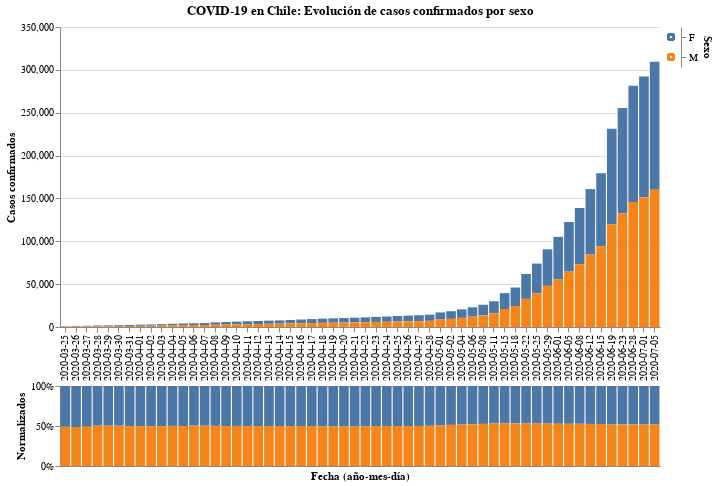

The code cell stored with this chart in its notebook:
### Code cell
#hide_input
input_dropdown = alt.binding_select(options=cases_sex['Sexo'].unique())
selection1 = alt.selection_single(fields=['Sexo'], bind=input_dropdown, name=' ')
selection2 = alt.selection_multi(fields=['Sexo'], on='mouseover')

color = alt.condition(selection1 | selection2,
                    alt.Color('Sexo:N', scale=alt.Scale(scheme='tableau10'), legend=None),
                    alt.value('lightgray'))

bars1 = alt.Chart(cases_sex).mark_bar().encode(
    x=alt.X("Fecha (año-mes-día)", axis=alt.Axis(title="")),
    y=alt.Y("Casos confirmados"),
    tooltip = ["Fecha (año-mes-día)", "Casos confirmados", "Porcentaje"],
    color=color
).add_selection(
    selection1, selection2
).transform_filter(
    selection1
)

legend = alt.Chart(cases_sex).mark_point().encode(
    y=alt.Y('Sexo:N', axis=alt.Axis(orient='right')),
    color=color
).add_selection(
    selection1, selection2
)

bars2 = alt.Chart(cases_sex).mark_bar().encode(
    x=alt.X("Fecha (año-mes-día)", axis=alt.Axis(title="Fecha (año-mes-día)", ticks=False, labels=False)),
    y=alt.Y("Casos confirmados", axis=alt.Axis(title="Normalizados", format='%'), stack="normalize"),
    color=color,
    tooltip = ["Fecha (año-mes-día)", "Casos confirmados", "Porcentaje"],
).add_selection(
    selection1, selection2
).transform_filter(
    selection1
)

alt.vconcat(
    bars1.properties(
        title = 'COVID-19 en Chile: Evolución de casos confirmados por sexo',
        width=600) | legend,
    bars2.properties(
        height = 80,
        width=600)
).configure_view(
    stroke=None
).configure_concat(
    spacing=1
)

### Figure 1 — Vega-Lite specification as saved in the notebook (floating-point values rounded to 4 significant figures)
{"config": {"view": {"continuousWidth": 400, "continuousHeight": 300, "stroke": null}, "concat": {"spacing": 1}}, "vconcat": [{"hconcat": [{"mark": "bar", "encoding": {"color": {"condition": {"type": "nominal", "field": "Sexo", "legend": null, "scale": {"scheme": "tableau10"}, "selection": {"or": [" ", "selector001"]}}, "value": "lightgray"}, "tooltip": [{"type": "nominal", "field": "Fecha (año-mes-día)"}, {"type": "quantitative", "field": "Casos confirmados"}, {"type": "quantitative", "field": "Porcentaje"}], "x": {"type": "nominal", "axis": {"title": ""}, "field": "Fecha (año-mes-día)"}, "y": {"type": "quantitative", "field": "Casos confirmados"}}, "selection": {" ": {"type": "single", "fields": ["Sexo"], "bind": {"input": "select", "options": ["F", "M"]}}, "selector001": {"type": "multi", "fields": ["Sexo"], "on": "mouseover"}}, "title": "COVID-19 en Chile: Evolución de casos confirmados por sexo", "transform": [{"filter": {"selection": " "}}], "width": 600}, {"mark": "point", "encoding": {"color": {"condition": {"type": "nominal", "field": "Sexo", "legend": null, "scale": {"scheme": "tableau10"}, "selection": {"or": [" ", "selector001"]}}, "value": "lightgray"}, "y": {"type": "nominal", "axis": {"orient": "right"}, "field": "Sexo"}}, "selection": {" ": {"type": "single", "fields": ["Sexo"], "bind": {"input": "select", "options": ["F", "M"]}}, "selector001": {"type": "multi", "fields": ["Sexo"], "on": "mouseover"}}}]}, {"mark": "bar", "encoding": {"color": {"condition": {"type": "nominal", "field": "Sexo", "legend": null, "scale": {"scheme": "tableau10"}, "selection": {"or": [" ", "selector001"]}}, "value": "lightgray"}, "tooltip": [{"type": "nominal", "field": "Fecha (año-mes-día)"}, {"type": "quantitative", "field": "Casos confirmados"}, {"type": "quantitative", "field": "Porcentaje"}], "x": {"type": "nominal", "axis": {"labels": false, "ticks": false, "title": "Fecha (año-mes-día)"}, "field": "Fecha (año-mes-día)"}, "y": {"type": "quantitative", "axis": {"format": "%", "title": "Normalizados"}, "field": "Casos confirmados", "stack": "normalize"}}, "height": 80, "selection": {" ": {"type": "single", "fields": ["Sexo"], "bind": {"input": "select", "options": ["F", "M"]}}, "selector001": {"type": "multi", "fields": ["Sexo"], "on": "mouseover"}}, "transform": [{"filter": {"selection": " "}}], "width": 600}], "data": {"name": "data-0448ecacfc8ec35fec92b175a509fb0e"}, "$schema": "https://vega.github.io/schema/vega-lite/v4.8.1.json", "datasets": {"data-0448ecacfc8ec35fec92b175a509fb0e": [{"Fecha (año-mes-día)": "2020-03-25", "Sexo": "F", "Casos confirmados": 516, "Porcentaje": 0.5099}, {"Fecha (año-mes-día)": "2020-03-25", "Sexo": "M", "Casos confirmados": 496, "Porcentaje": 0.4901}, {"Fecha (año-mes-día)": "2020-03-26", "Sexo": "F", "Casos confirmados": 642, "Porcentaje": 0.5128}, {"Fecha (año-mes-día)": "2020-03-26", "Sexo": "M", "Casos confirmados": 610, "Porcentaje": 0.4872}, {"Fecha (año-mes-día)": "2020-03-27", "Sexo": "F", "Casos confirmados": 730, "Porcentaje": 0.5091}, {"Fecha (año-mes-día)": "2020-03-27", "Sexo": "M", "Casos confirmados": 704, "Porcentaje": 0.4909}, {"Fecha (año-mes-día)": "2020-03-28", "Sexo": "F", "Casos confirmados": 856, "Porcentaje": 0.4968}, {"Fecha (año-mes-día)": "2020-03-28", "Sexo": "M", "Casos confirmados": 867, "Porcentaje": 0.5032}, {"Fecha (año-mes-día)": "2020-03-29", "Sexo": "F", "Casos confirmados": 947, "Porcentaje": 0.4969}, {"Fecha (año-mes-día)": "2020-03-29", "Sexo": "M", "Casos confirmados": 959, "Porcentaje": 0.5031}, {"Fecha (año-mes-día)": "2020-03-30", "Sexo": "F", "Casos confirmados": 1037, "Porcentaje": 0.4966}, {"Fecha (año-mes-día)": "2020-03-30", "Sexo": "M", "Casos confirmados": 1051, "Porcentaje": 0.5034}, {"Fecha (año-mes-día)": "2020-03-31", "Sexo": "F", "Casos confirmados": 1186, "Porcentaje": 0.4998}, {"Fecha (año-mes-día)": "2020-03-31", "Sexo": "M", "Casos confirmados": 1187, "Porcentaje": 0.5002}, {"Fecha (año-mes-día)": "2020-04-01", "Sexo": "F", "Casos confirmados": 1375, "Porcentaje": 0.5011}, {"Fecha (año-mes-día)": "2020-04-01", "Sexo": "M", "Casos confirmados": 1369, "Porcentaje": 0.4989}, {"Fecha (año-mes-día)": "2020-04-02", "Sexo": "F", "Casos confirmados": 1475, "Porcentaje": 0.502}, {"Fecha (año-mes-día)": "2020-04-02", "Sexo": "M", "Casos confirmados": 1463, "Porcentaje": 0.498}, {"Fecha (año-mes-día)": "2020-04-03", "Sexo": "F", "Casos confirmados": 1714, "Porcentaje": 0.5044}, {"Fecha (año-mes-día)": "2020-04-03", "Sexo": "M", "Casos confirmados": 1684, "Porcentaje": 0.4956}, {"Fecha (año-mes-día)": "2020-04-04", "Sexo": "F", "Casos confirmados": 1888, "Porcentaje": 0.4988}, {"Fecha (año-mes-día)": "2020-04-04", "Sexo": "M", "Casos confirmados": 1897, "Porcentaje": 0.5012}, {"Fecha (año-mes-día)": "2020-04-05", "Sexo": "F", "Casos confirmados": 2040, "Porcentaje": 0.4998}, {"Fecha (año-mes-día)": "2020-04-05", "Sexo": "M", "Casos confirmados": 2042, "Porcentaje": 0.5002}, {"Fecha (año-mes-día)": "2020-04-06", "Sexo": "F", "Casos confirmados": 2155, "Porcentaje": 0.4959}, {"Fecha (año-mes-día)": "2020-04-06", "Sexo": "M", "Casos confirmados": 2191, "Porcentaje": 0.5041}, {"Fecha (año-mes-día)": "2020-04-07", "Sexo": "F", "Casos confirmados": 2291, "Porcentaje": 0.4962}, {"Fecha (año-mes-día)": "2020-04-07", "Sexo": "M", "Casos confirmados": 2326, "Porcentaje": 0.5038}, {"Fecha (año-mes-día)": "2020-04-08", "Sexo": "F", "Casos confirmados": 2690, "Porcentaje": 0.4984}, {"Fecha (año-mes-día)": "2020-04-08", "Sexo": "M", "Casos confirmados": 2707, "Porcentaje": 0.5016}, {"Fecha (año-mes-día)": "2020-04-09", "Sexo": "F", "Casos confirmados": 2911, "Porcentaje": 0.501}, {"Fecha (año-mes-día)": "2020-04-09", "Sexo": "M", "Casos confirmados": 2899, "Porcentaje": 0.499}, {"Fecha (año-mes-día)": "2020-04-10", "Sexo": "F", "Casos confirmados": 3142, "Porcentaje": 0.4994}, {"Fecha (año-mes-día)": "2020-04-10", "Sexo": "M", "Casos confirmados": 3150, "Porcentaje": 0.5006}, {"Fecha (año-mes-día)": "2020-04-11", "Sexo": "F", "Casos confirmados": 3350, "Porcentaje": 0.4999}, {"Fecha (año-mes-día)": "2020-04-11", "Sexo": "M", "Casos confirmados": 3352, "Porcentaje": 0.5001}, {"Fecha (año-mes-día)": "2020-04-12", "Sexo": "F", "Casos confirmados": 3515, "Porcentaje": 0.501}, {"Fecha (año-mes-día)": "2020-04-12", "Sexo": "M", "Casos confirmados": 3501, "Porcentaje": 0.499}, {"Fecha (año-mes-día)": "2020-04-13", "Sexo": "F", "Casos confirmados": 3713, "Porcentaje": 0.5009}, {"Fecha (año-mes-día)": "2020-04-13", "Sexo": "M", "Casos confirmados": 3699, "Porcentaje": 0.4991}, {"Fecha (año-mes-día)": "2020-04-14", "Sexo": "F", "Casos confirmados": 3856, "Porcentaje": 0.4997}, {"Fecha (año-mes-día)": "2020-04-14", "Sexo": "M", "Casos confirmados": 3860, "Porcentaje": 0.5003}, {"Fecha (año-mes-día)": "2020-04-15", "Sexo": "F", "Casos confirmados": 4117, "Porcentaje": 0.5011}, {"Fecha (año-mes-día)": "2020-04-15", "Sexo": "M", "Casos confirmados": 4099, "Porcentaje": 0.4989}, {"Fecha (año-mes-día)": "2020-04-16", "Sexo": "F", "Casos confirmados": 4374, "Porcentaje": 0.5005}, {"Fecha (año-mes-día)": "2020-04-16", "Sexo": "M", "Casos confirmados": 4366, "Porcentaje": 0.4995}, {"Fecha (año-mes-día)": "2020-04-17", "Sexo": "F", "Casos confirmados": 4636, "Porcentaje": 0.5011}, {"Fecha (año-mes-día)": "2020-04-17", "Sexo": "M", "Casos confirmados": 4616, "Porcentaje": 0.4989}, {"Fecha (año-mes-día)": "2020-04-18", "Sexo": "F", "Casos confirmados": 4895, "Porcentaje": 0.5031}, {"Fecha (año-mes-día)": "2020-04-18", "Sexo": "M", "Casos confirmados": 4835, "Porcentaje": 0.4969}, {"Fecha (año-mes-día)": "2020-04-19", "Sexo": "F", "Casos confirmados": 5097, "Porcentaje": 0.5053}, {"Fecha (año-mes-día)": "2020-04-19", "Sexo": "M", "Casos confirmados": 4991, "Porcentaje": 0.4947}, {"Fecha (año-mes-día)": "2020-04-20", "Sexo": "F", "Casos confirmados": 5284, "Porcentaje": 0.5056}, {"Fecha (año-mes-día)": "2020-04-20", "Sexo": "M", "Casos confirmados": 5167, "Porcentaje": 0.4944}, {"Fecha (año-mes-día)": "2020-04-21", "Sexo": "F", "Casos confirmados": 5483, "Porcentaje": 0.5062}, {"Fecha (año-mes-día)": "2020-04-21", "Sexo": "M", "Casos confirmados": 5349, "Porcentaje": 0.4938}, {"Fecha (año-mes-día)": "2020-04-22", "Sexo": "F", "Casos confirmados": 5689, "Porcentaje": 0.5036}, {"Fecha (año-mes-día)": "2020-04-22", "Sexo": "M", "Casos confirmados": 5607, "Porcentaje": 0.4964}, {"Fecha (año-mes-día)": "2020-04-23", "Sexo": "F", "Casos confirmados": 5920, "Porcentaje": 0.5012}, {"Fecha (año-mes-día)": "2020-04-23", "Sexo": "M", "Casos confirmados": 5892, "Porcentaje": 0.4988}, {"Fecha (año-mes-día)": "2020-04-24", "Sexo": "F", "Casos confirmados": 6123, "Porcentaje": 0.5013}, {"Fecha (año-mes-día)": "2020-04-24", "Sexo": "M", "Casos confirmados": 6091, "Porcentaje": 0.4987}, {"Fecha (año-mes-día)": "2020-04-25", "Sexo": "F", "Casos confirmados": 6394, "Porcentaje": 0.5001}, {"Fecha (año-mes-día)": "2020-04-25", "Sexo": "M", "Casos confirmados": 6391, "Porcentaje": 0.4999}, {"Fecha (año-mes-día)": "2020-04-26", "Sexo": "F", "Casos confirmados": 6640, "Porcentaje": 0.4998}, {"Fecha (año-mes-día)": "2020-04-26", "Sexo": "M", "Casos confirmados": 6644, "Porcentaje": 0.5002}, {"Fecha (año-mes-día)": "2020-04-27", "Sexo": "F", "Casos confirmados": 6843, "Porcentaje": 0.4993}, {"Fecha (año-mes-día)": "2020-04-27", "Sexo": "M", "Casos confirmados": 6861, "Porcentaje": 0.5007}, {"Fecha (año-mes-día)": "2020-04-28", "Sexo": "F", "Casos confirmados": 7150, "Porcentaje": 0.4978}, {"Fecha (año-mes-día)": "2020-04-28", "Sexo": "M", "Casos confirmados": 7212, "Porcentaje": 0.5022}, {"Fecha (año-mes-día)": "2020-05-01", "Sexo": "F", "Casos confirmados": 8338, "Porcentaje": 0.4902}, {"Fecha (año-mes-día)": "2020-05-01", "Sexo": "M", "Casos confirmados": 8670, "Porcentaje": 0.5098}, {"Fecha (año-mes-día)": "2020-05-02", "Sexo": "F", "Casos confirmados": 8956, "Porcentaje": 0.4859}, {"Fecha (año-mes-día)": "2020-05-02", "Sexo": "M", "Casos confirmados": 9477, "Porcentaje": 0.5141}, {"Fecha (año-mes-día)": "2020-05-04", "Sexo": "F", "Casos confirmados": 9914, "Porcentaje": 0.482}, {"Fecha (año-mes-día)": "2020-05-04", "Sexo": "M", "Casos confirmados": 10653, "Porcentaje": 0.518}, {"Fecha (año-mes-día)": "2020-05-06", "Sexo": "F", "Casos confirmados": 11009, "Porcentaje": 0.4784}, {"Fecha (año-mes-día)": "2020-05-06", "Sexo": "M", "Casos confirmados": 12002, "Porcentaje": 0.5216}, {"Fecha (año-mes-día)": "2020-05-08", "Sexo": "F", "Casos confirmados": 12298, "Porcentaje": 0.4739}, {"Fecha (año-mes-día)": "2020-05-08", "Sexo": "M", "Casos confirmados": 13654, "Porcentaje": 0.5261}, {"Fecha (año-mes-día)": "2020-05-11", "Sexo": "F", "Casos confirmados": 14098, "Porcentaje": 0.4692}, {"Fecha (año-mes-día)": "2020-05-11", "Sexo": "M", "Casos confirmados": 15949, "Porcentaje": 0.5308}, {"Fecha (año-mes-día)": "2020-05-15", "Sexo": "F", "Casos confirmados": 18501, "Porcentaje": 0.4682}, {"Fecha (año-mes-día)": "2020-05-15", "Sexo": "M", "Casos confirmados": 21010, "Porcentaje": 0.5318}, {"Fecha (año-mes-día)": "2020-05-18", "Sexo": "F", "Casos confirmados": 21525, "Porcentaje": 0.4674}, {"Fecha (año-mes-día)": "2020-05-18", "Sexo": "M", "Casos confirmados": 24523, "Porcentaje": 0.5326}, {"Fecha (año-mes-día)": "2020-05-22", "Sexo": "F", "Casos confirmados": 29030, "Porcentaje": 0.4694}, {"Fecha (año-mes-día)": "2020-05-22", "Sexo": "M", "Casos confirmados": 32818, "Porcentaje": 0.5306}, {"Fecha (año-mes-día)": "2020-05-25", "Sexo": "F", "Casos confirmados": 34719, "Porcentaje": 0.4692}, {"Fecha (año-mes-día)": "2020-05-25", "Sexo": "M", "Casos confirmados": 39276, "Porcentaje": 0.5308}, {"Fecha (año-mes-día)": "2020-05-29", "Sexo": "F", "Casos confirmados": 42589, "Porcentaje": 0.4699}, {"Fecha (año-mes-día)": "2020-05-29", "Sexo": "M", "Casos confirmados": 48045, "Porcentaje": 0.5301}, {"Fecha (año-mes-día)": "2020-06-01", "Sexo": "F", "Casos confirmados": 49656, "Porcentaje": 0.4722}, {"Fecha (año-mes-día)": "2020-06-01", "Sexo": "M", "Casos confirmados": 55501, "Porcentaje": 0.5278}, {"Fecha (año-mes-día)": "2020-06-05", "Sexo": "F", "Casos confirmados": 57919, "Porcentaje": 0.4728}, {"Fecha (año-mes-día)": "2020-06-05", "Sexo": "M", "Casos confirmados": 64576, "Porcentaje": 0.5272}, {"Fecha (año-mes-día)": "2020-06-08", "Sexo": "F", "Casos confirmados": 65602, "Porcentaje": 0.4725}, {"Fecha (año-mes-día)": "2020-06-08", "Sexo": "M", "Casos confirmados": 73240, "Porcentaje": 0.5275}, {"Fecha (año-mes-día)": "2020-06-12", "Sexo": "F", "Casos confirmados": 76292, "Porcentaje": 0.4743}, {"Fecha (año-mes-día)": "2020-06-12", "Sexo": "M", "Casos confirmados": 84548, "Porcentaje": 0.5257}, {"Fecha (año-mes-día)": "2020-06-15", "Sexo": "F", "Casos confirmados": 85229, "Porcentaje": 0.475}, {"Fecha (año-mes-día)": "2020-06-15", "Sexo": "M", "Casos confirmados": 94201, "Porcentaje": 0.525}, {"Fecha (año-mes-día)": "2020-06-19", "Sexo": "F", "Casos confirmados": 111462, "Porcentaje": 0.4818}, {"Fecha (año-mes-día)": "2020-06-19", "Sexo": "M", "Casos confirmados": 119890, "Porcentaje": 0.5182}, {"Fecha (año-mes-día)": "2020-06-23", "Sexo": "F", "Casos confirmados": 123044, "Porcentaje": 0.4818}, {"Fecha (año-mes-día)": "2020-06-23", "Sexo": "M", "Casos confirmados": 132317, "Porcentaje": 0.5182}, {"Fecha (año-mes-día)": "2020-06-28", "Sexo": "F", "Casos confirmados": 135564, "Porcentaje": 0.4816}, {"Fecha (año-mes-día)": "2020-06-28", "Sexo": "M", "Casos confirmados": 145894, "Porcentaje": 0.5184}, {"Fecha (año-mes-día)": "2020-07-01", "Sexo": "F", "Casos confirmados": 140852, "Porcentaje": 0.4821}, {"Fecha (año-mes-día)": "2020-07-01", "Sexo": "M", "Casos confirmados": 151336, "Porcentaje": 0.5179}, {"Fecha (año-mes-día)": "2020-07-05", "Sexo": "F", "Casos confirmados": 149238, "Porcentaje": 0.4824}, {"Fecha (año-mes-día)": "2020-07-05", "Sexo": "M", "Casos confirmados": 160118, "Porcentaje": 0.5176}]}}
